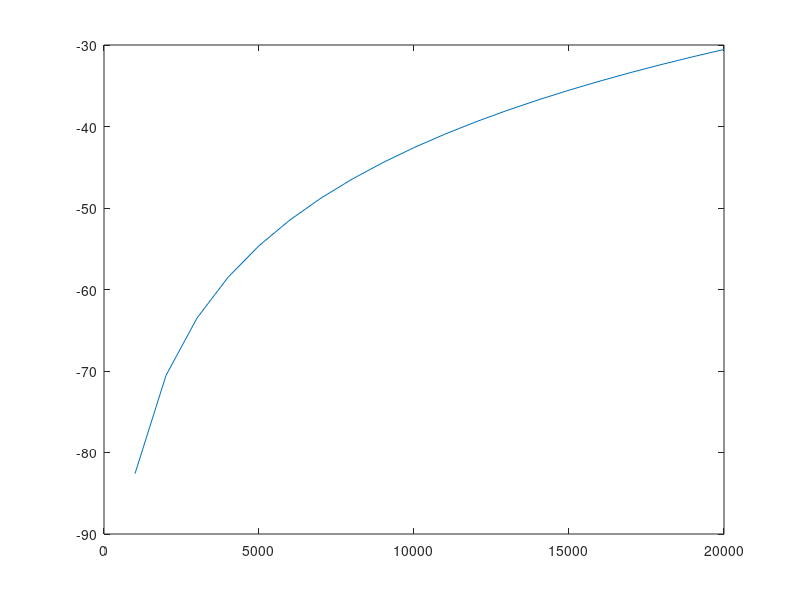

This figure's MATLAB source:
T = 27;
bw = 10000000;
p_bs_dbm = 33;
gt_db = 14;
gr_db = 14;
h_bs = 51.5;
h_md = 1.5;
scale = 20;

pt = 10.^((p_bs_dbm - 30) / 10); %pt: transmit power
gt = 10.^(gt_db / 10); %gt: transmit antenna gain
gr = 10.^(gr_db / 10); %gr: receive antenna gain
ht = h_bs; %ht: transmit antenna height
hr = h_md; %hr: receive antenna height
d = 1000:1000:20000; %d: reference distance, the distance between the BS and the mobile device (in meter) as the x-axis.
% pl = zeros(1,scale);
% pr = zeros(1,scale);
pl = (ht*hr)^2 * (1./d).^4; %pl: path loss
%pr: receive power, the received power of the mobile device (in dB) as the y-axis 
pr = (pl * pt * gt * gr);

% plot(d, pr);

% sinr: (signal power)/(interference power+noise power), SINR = S/(I+N)
k = 1.38 * 10^(-23); % Boltzman?s constant
n = k * (T + 273) * bw; % Thermal noise power
% sinr = zeros(1, scale);
sinr = -10*log10( pr / (0 + n) );
figure;
plot(d, sinr);